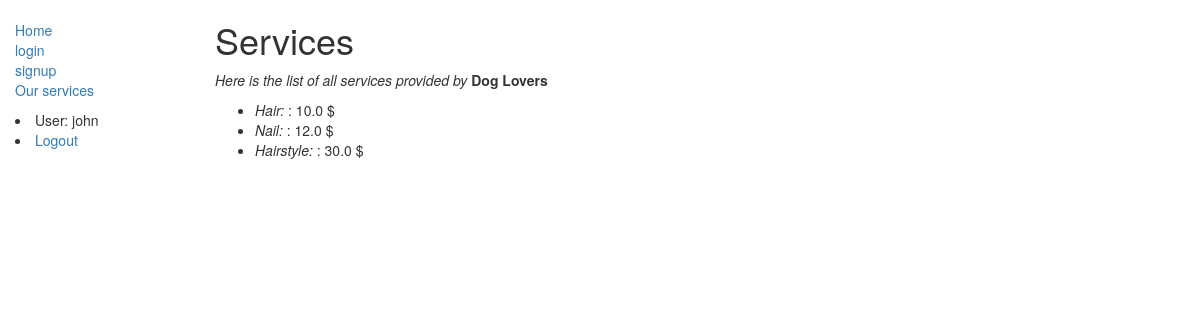
The page /doggroomer/services/ (signed in) on the database its author committed.
### doggroomer/models.py (models this page shows, shortened)
class Option(models.Model):
    name = models.CharField(max_length=200, help_text="Enter grooming option here")
    price = models.FloatField("Price to be charged")

### doggroomer/views.py (the view)
# urls.py: path('services/', views.services, name='services'),
def services(request):
    return render(request, 'services.html', context={'services': Option.objects.all()})

### doggroomer/templates/services.html
{% extends "base_generic.html" %}
{% block content %}
<h1>Services</h1>
{% load static %}
  <p><em>Here is the list of all services provided by</em> <strong> Dog Lovers</strong></p>
{%  if services %}
  <ul>
  {% for service in services %}
    <li><em>{{service.name}}: </em> : </em> {{service.price}} $ </li>
  {% endfor %}
  </ul>
{% endif %}
{% endblock %}

### doggroomer/templates/base_generic.html (shortened to what this page needs)
<!DOCTYPE html>
<html lang="en">
<head>
  <link rel="stylesheet" href="https://maxcdn.bootstrapcdn.com/bootstrap/3.3.7/css/bootstrap.min.css">
    {% load static %}
  <link rel="stylesheet" href="{% static 'css/styles.css' %}">
</head>
<body>
  <div class="container-fluid">
    <div class="row">
      <div class="col-sm-2">
      {% block sidebar %}
      <ul class="sidebar-nav">
          <li><a href="{% url 'index' %}">Home</a></li>
          <li><a href="">login</a></li>
          <li><a href="{% url 'signup' %}">signup</a></li>
            <li><a href="{% url 'services' %}"> Our services</a></li>
      </ul>
          {% if user.is_authenticated %}
     <li>User: {{ user.get_username }}</li>
     <li><a href="{% url 'logout'%}?next={{request.path}}">Logout</a></li>
   {% else %}
     <li><a href="{% url 'login'%}?next={{request.path}}">Login</a></li>
   {% endif %}
     {% endblock %}
      </div>
      <div class="col-sm-10 ">
      {% block content %}{% endblock %}
      </div>
    </div>
  </div>
</body>
</html>

### doggroomer/static/css/styles.css (style rules this page uses)
.sidebar-nav { margin-top: 20px; padding: 0; list-style: none; }

### rows shown on the page
Option: name "Hair", price "10.0"
Option: name "Nail", price "12.0"
Option: name "Hairstyle", price "30.0"

### other values the page prints
{{ user.get_username }} "john"
